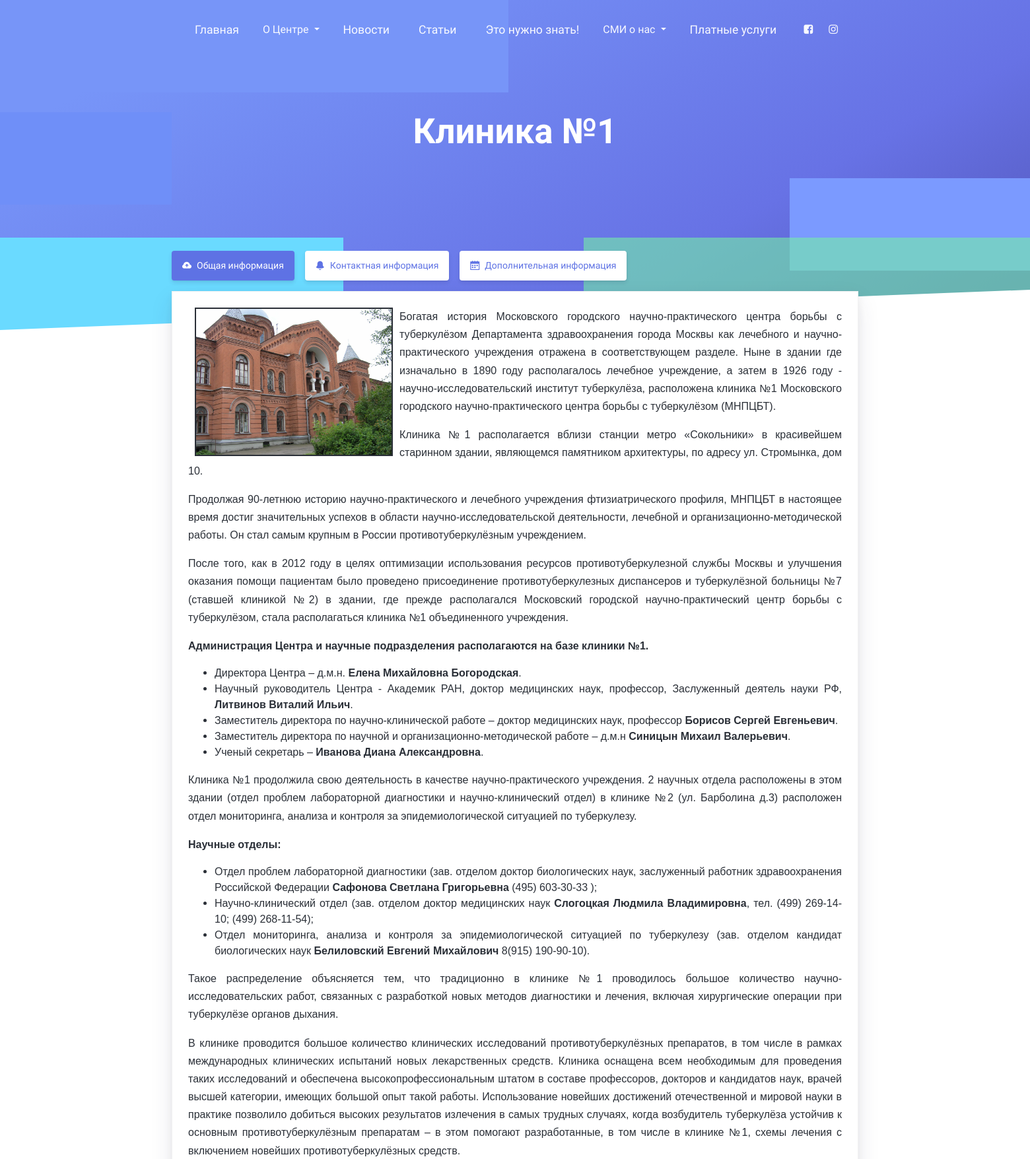
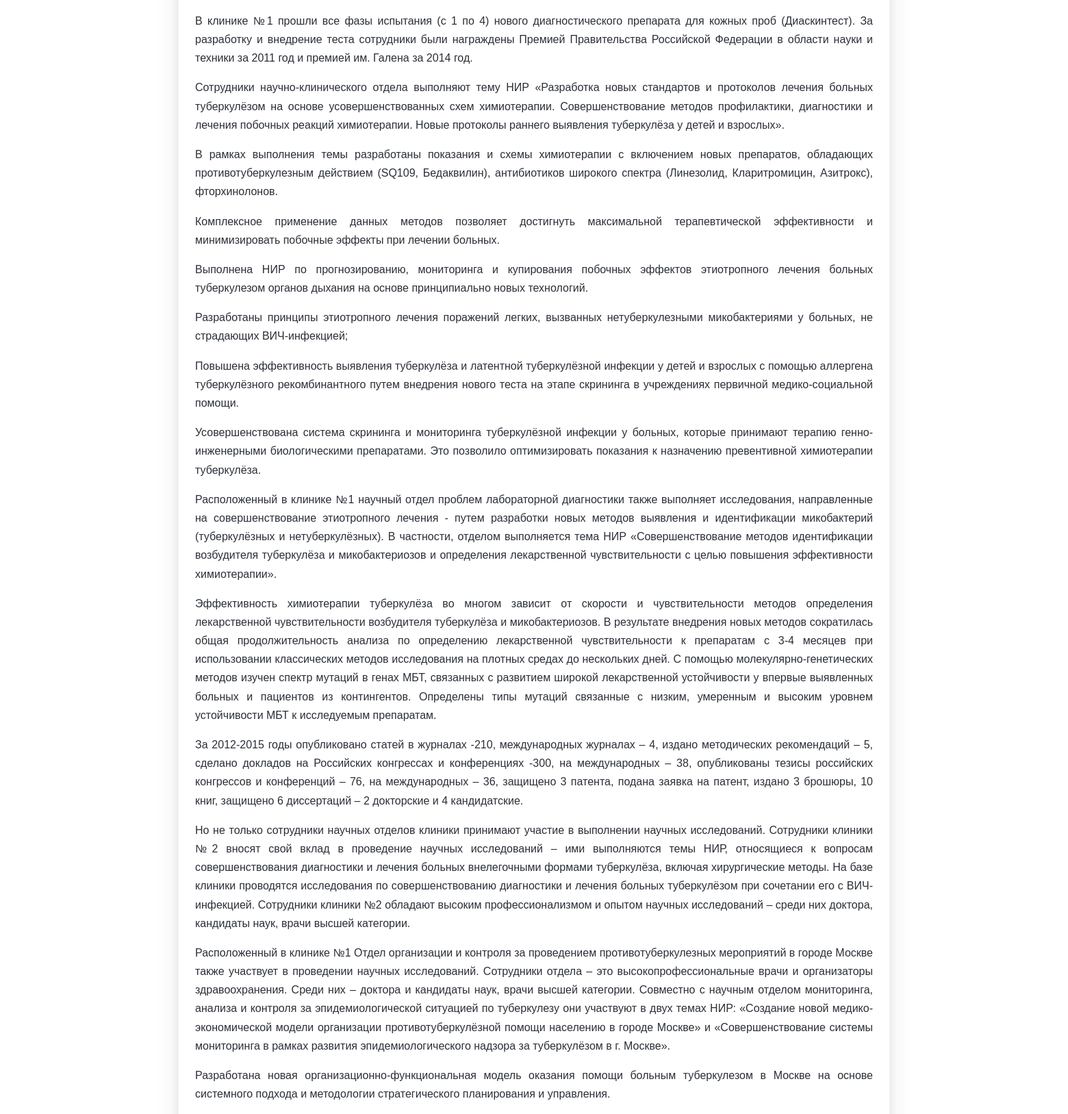
The page /structure/structure/1/ (upper part) on the database its author committed (2 pictures, top to bottom).
### structure/models.py (models this page shows, shortened)
class Branches(models.Model):
    name = models.CharField(max_length=250, verbose_name='Наименование')
    address = RichTextUploadingField(blank=True, verbose_name='Адрес')
    phones = RichTextUploadingField(verbose_name='Телефоны')
    email = models.EmailField(verbose_name='E-mail')
    content = RichTextUploadingField(blank=True, verbose_name='Контент')
    def __str__(self):
        return self.name
    class Meta:
        verbose_name = 'Филиал'
        verbose_name_plural = 'Филиалы'

### structure/views.py (the view)
def view_branch(request, branch_id):
    branches_item = Branches.objects.get(pk=branch_id)
    image_title = GalleryBranches.objects.all().filter(in_the_cont=1, keyBranches=branch_id)
    image = GalleryBranches.objects.all().filter(keyBranches=branch_id)
    image_map = GalleryBranches.objects.all().filter(location_map=1, keyBranches=branch_id)
    specialists = Specialists.objects.all().filter(keyBranches=branch_id)
    return render(request, 'structure/view_branches.html', {"branches_item": branches_item, 'image': image, 'image_title': image_title, 'image_map': image_map,
                                                            "specialists": specialists})

### structure/templates/structure/view_branches.html (shortened to what this page needs)
{% extends 'base.html' %}
{% block content %}
<div class="wrapper">
    <div class="section section-hero section-shaped">
      <div class="shape shape-style-3 shape-default">
        <span class="span-150"></span>
        <span class="span-50"></span>
        <span class="span-50"></span>
        <span class="span-75"></span>
        <span class="span-100"></span>
      </div>
      <div class="page-header">
        <div class="container shape-container d-flex align-items-center py-lg">
          <div class="col px-0">
            <div class="row align-items-center justify-content-center">
              <div class="col-lg-6 text-center">
                <h1 class="text-white display-1">{{ branches_item.name }}</h1>
              </div>
            </div>
          </div>
        </div>
      </div>
      <div class="separator separator-bottom separator-skew zindex-100">
      </div>
    </div>
       <section class="section">
      <div class="container">
        <div class="mt--200">
        <div class="row">
                              <div class="nav-wrapper">
                <ul class="nav nav-pills nav-fill flex-column flex-md-row" id="tabs-icons-text" role="tablist">
                  <li class="nav-item">
                    <a class="nav-link mb-sm-3 mb-md-0 active" id="tabs-icons-text-1-tab" data-toggle="tab" href="#tabs-icons-text-1" role="tab" aria-controls="tabs-icons-text-1" aria-selected="true"><i class="ni ni-cloud-upload-96 mr-2"></i>Общая информация</a>
                  </li>
                  <li class="nav-item">
                    <a class="nav-link mb-sm-3 mb-md-0" id="tabs-icons-text-2-tab" data-toggle="tab" href="#tabs-icons-text-2" role="tab" aria-controls="tabs-icons-text-2" aria-selected="false"><i class="ni ni-bell-55 mr-2"></i>Контактная информация</a>
                  </li>
                  <li class="nav-item">
                    <a class="nav-link mb-sm-3 mb-md-0" id="tabs-icons-text-3-tab" data-toggle="tab" href="#tabs-icons-text-3" role="tab" aria-controls="tabs-icons-text-3" aria-selected="false"><i class="ni ni-calendar-grid-58 mr-2"></i>Дополнительная информация</a>
                  </li>
                </ul>
              </div>
              <div class="card shadow">
                <div class="card-body">
                  <div class="tab-content" id="myTabContent">
                    <div class="tab-pane fade show active" id="tabs-icons-text-1" role="tabpanel" aria-labelledby="tabs-icons-text-1-tab">
                       {{ branches_item.content }}
                    </div>
                  </div>
                </div>
              </div>
        </div>
        </div>
      </div>
    </section>
</div>
{% endblock %}

### rows shown on the page
Branches: name "Клиника №1", content (picture), content "Богатая история Московского городского научно-практического центра борьбы с туберкулёзом Департамента здравоохранения города Москвы как лечебного и научно-практического учреждения отражена в соответствующем разделе. Ныне в здании где изначально в 1890 году располагалось лечебное учреждение, а затем в 1926 году - научно-исследовательский институт туберкулёза, расположена клиника №1 Московского городского научно-практического центра борьбы с туберкулёзом (МНПЦБТ). Клиника №1 располагается вблизи станции метро «Сокольники» в красивейшем старинном здании, являющемся памятником архитектуры, по адресу ул. Стромынка, дом 10. Продолжая 90-летнюю историю научно-практического и лечебного учреждения…"
